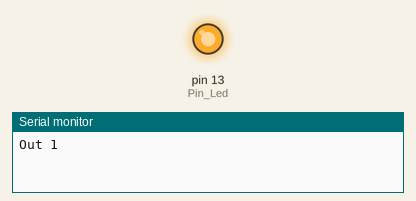
Recording of a sketch running on a simulated Arduino Uno, built with avr-gcc and run on an emulated ATmega328P. Parts: output pins drawn as LEDs (lit = HIGH), the last lines printed to the serial monitor.

Above: at 1.0 s.
At 3.0 s:
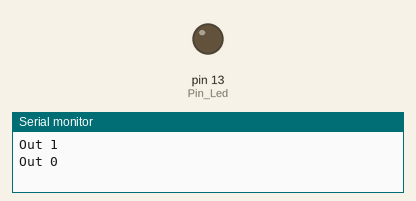
Timing chart, 0 to 5.2 s (numbered marks = the images above):
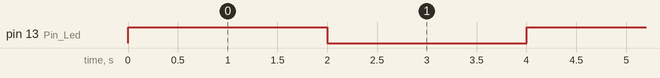

The sketch:

GPIO_SalidasBarrido_Basico.ino
```cpp
#include <TimerOne.h>


#define Pin_Led   13

#define CANTIDAD_MAXIMA_SALIDAS   10
struct
{
  int numPin;
  char estado;
}Outs[CANTIDAD_MAXIMA_SALIDAS];

void OUT_Set(int index, int numPin, int estado)
{
  Outs[index].numPin = numPin;
  Outs[index].estado = estado;
}

void OUT_Barrido(int index)
{
  if(0 == Outs[index].estado)
    digitalWrite(Outs[index].numPin, LOW);
  else
    digitalWrite(Outs[index].numPin, HIGH);
}

void setup() {
  Serial.begin(9600);

  pinMode(Pin_Led, OUTPUT);

  Timer1.initialize(1000);  // 1ms
  Timer1.attachInterrupt( Systick_Handler );

}

void loop() {
  OUT_Set(0, Pin_Led, 1);
  Serial.println("Out 1");
  delay(2000);

  OUT_Set(0, Pin_Led, 0);
  Serial.println("Out 0");
  delay(2000);
}

void Systick_Handler(void)
{
  OUT_Barrido(0);
}
```

Measured:
- by itself, pin 13 (Pin_Led): alternates HIGH for 2.0 s and LOW for 2.0 s
